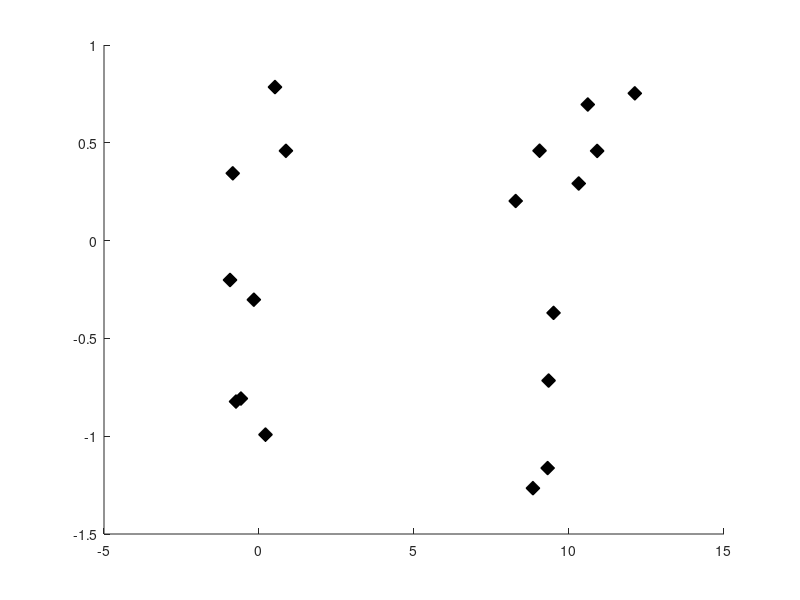

This chart was generated by the following MATLAB code:
x1=randn(10,1);  
x2=randn(10,1)+10;  
x3=randn(10,1)+20;  
x=[x1;x2;x3];  
y=randn(30,1);  

clusterN=1;
T=clusterdata([x,y],clusterN);  

color = [[0 0 0];
    [1 0 1];
    [0 1 1];
    [1 0 0];
    [0 1 0];
    [0 0 1];
    [1 1 1];
    [1 1 0];];
f=figure(1); clf(f);
hold on  
for i=1:clusterN
    temp1=find(T==i);  
    plot(x(temp1),y(temp1),'kd','markersize',10,'markerfacecolor',color(mod(i,8),:));  
end
hold off;

% legend('cluster 1','cluster 2','cluster 3','location','best');